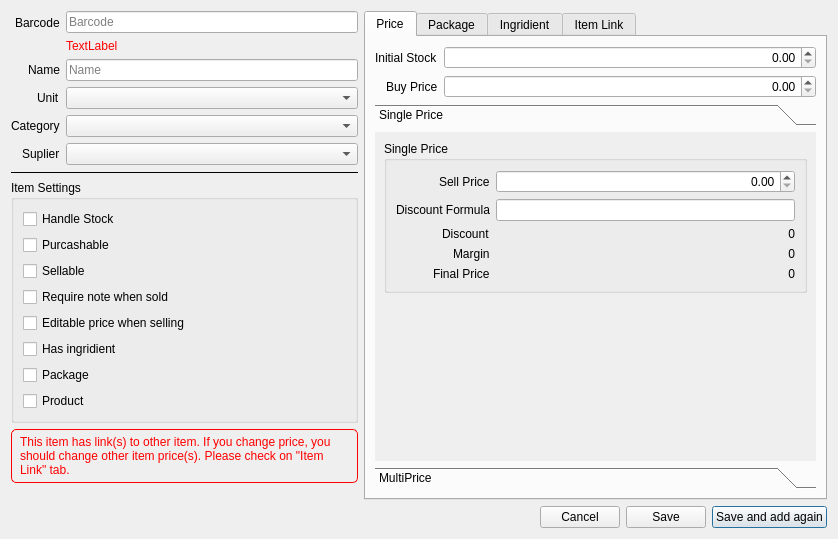
<?xml version="1.0" encoding="UTF-8"?>
<ui version="4.0">
 <class>AddItemDialog</class>
 <widget class="QDialog" name="AddItemDialog">
  <property name="geometry">
   <rect>
    <x>0</x>
    <y>0</y>
    <width>838</width>
    <height>539</height>
   </rect>
  </property>
  <property name="windowTitle">
   <string>Dialog</string>
  </property>
  <property name="modal">
   <bool>true</bool>
  </property>
  <layout class="QVBoxLayout" name="verticalLayout">
   <item>
    <layout class="QHBoxLayout" name="horizontalLayout_2" stretch="3,4">
     <property name="leftMargin">
      <number>0</number>
     </property>
     <property name="topMargin">
      <number>0</number>
     </property>
     <property name="rightMargin">
      <number>0</number>
     </property>
     <item>
      <layout class="QVBoxLayout" name="verticalLayout_6">
       <property name="leftMargin">
        <number>0</number>
       </property>
       <property name="bottomMargin">
        <number>0</number>
       </property>
       <item>
        <layout class="QFormLayout" name="formLayout">
         <property name="labelAlignment">
          <set>Qt::AlignRight|Qt::AlignTrailing|Qt::AlignVCenter</set>
         </property>
         <item row="0" column="0">
          <widget class="QLabel" name="label">
           <property name="text">
            <string>Barcode</string>
           </property>
          </widget>
         </item>
         <item row="0" column="1">
          <layout class="QVBoxLayout" name="verticalLayout_2">
           <property name="bottomMargin">
            <number>0</number>
           </property>
           <item>
            <widget class="QLineEdit" name="lineBarcode">
             <property name="placeholderText">
              <string>Barcode</string>
             </property>
            </widget>
           </item>
           <item>
            <widget class="QLabel" name="labelError">
             <property name="styleSheet">
              <string notr="true">color: red; font-size: 12px;</string>
             </property>
             <property name="text">
              <string>TextLabel</string>
             </property>
            </widget>
           </item>
          </layout>
         </item>
         <item row="1" column="0">
          <widget class="QLabel" name="label_2">
           <property name="text">
            <string>Name</string>
           </property>
          </widget>
         </item>
         <item row="1" column="1">
          <widget class="QLineEdit" name="lineName">
           <property name="placeholderText">
            <string>Name</string>
           </property>
          </widget>
         </item>
         <item row="2" column="0">
          <widget class="QLabel" name="label_5">
           <property name="text">
            <string>Unit</string>
           </property>
          </widget>
         </item>
         <item row="2" column="1">
          <widget class="QComboBox" name="comboUnit"/>
         </item>
         <item row="3" column="0">
          <widget class="QLabel" name="label_3">
           <property name="text">
            <string>Category</string>
           </property>
          </widget>
         </item>
         <item row="3" column="1">
          <widget class="QComboBox" name="comboCategory"/>
         </item>
         <item row="4" column="0">
          <widget class="QLabel" name="label_4">
           <property name="text">
            <string>Suplier</string>
           </property>
          </widget>
         </item>
         <item row="4" column="1">
          <widget class="QComboBox" name="comboSuplier"/>
         </item>
        </layout>
       </item>
       <item>
        <widget class="Line" name="line">
         <property name="frameShadow">
          <enum>QFrame::Plain</enum>
         </property>
         <property name="orientation">
          <enum>Qt::Horizontal</enum>
         </property>
        </widget>
       </item>
       <item>
        <widget class="QGroupBox" name="groupBox_2">
         <property name="title">
          <string>Item Settings</string>
         </property>
         <layout class="QVBoxLayout" name="verticalLayout_7">
          <item>
           <widget class="QCheckBox" name="checkStock">
            <property name="text">
             <string>Handle Stock</string>
            </property>
           </widget>
          </item>
          <item>
           <widget class="QCheckBox" name="checkPurchase">
            <property name="text">
             <string>Purcashable</string>
            </property>
           </widget>
          </item>
          <item>
           <widget class="QCheckBox" name="checkSell">
            <property name="text">
             <string>Sellable</string>
            </property>
           </widget>
          </item>
          <item>
           <widget class="QCheckBox" name="checkNote">
            <property name="text">
             <string>Require note when sold</string>
            </property>
           </widget>
          </item>
          <item>
           <widget class="QCheckBox" name="checkEditPrice">
            <property name="text">
             <string>Editable price when selling</string>
            </property>
           </widget>
          </item>
          <item>
           <widget class="QCheckBox" name="checkIngridient">
            <property name="text">
             <string>Has ingridient</string>
            </property>
           </widget>
          </item>
          <item>
           <widget class="QCheckBox" name="checkPackage">
            <property name="text">
             <string>Package</string>
            </property>
           </widget>
          </item>
          <item>
           <widget class="QCheckBox" name="checkProduct">
            <property name="text">
             <string>Product</string>
            </property>
           </widget>
          </item>
         </layout>
        </widget>
       </item>
       <item>
        <widget class="QLabel" name="labelWarningItemLink">
         <property name="styleSheet">
          <string notr="true">color: red; border: 1px solid red; padding: 5px; border-radius: 5px;</string>
         </property>
         <property name="text">
          <string>This item has link(s) to other item. If you change price, you should change other item price(s). Please check on &quot;Item Link&quot; tab.</string>
         </property>
         <property name="wordWrap">
          <bool>true</bool>
         </property>
        </widget>
       </item>
       <item>
        <spacer name="verticalSpacer">
         <property name="orientation">
          <enum>Qt::Vertical</enum>
         </property>
         <property name="sizeHint" stdset="0">
          <size>
           <width>20</width>
           <height>40</height>
          </size>
         </property>
        </spacer>
       </item>
      </layout>
     </item>
     <item>
      <widget class="QTabWidget" name="tabWidget">
       <property name="tabPosition">
        <enum>QTabWidget::North</enum>
       </property>
       <property name="currentIndex">
        <number>0</number>
       </property>
       <widget class="QWidget" name="price">
        <attribute name="title">
         <string>Price</string>
        </attribute>
        <layout class="QVBoxLayout" name="verticalLayout_3">
         <item>
          <layout class="QFormLayout" name="formLayout_2">
           <property name="labelAlignment">
            <set>Qt::AlignRight|Qt::AlignTrailing|Qt::AlignVCenter</set>
           </property>
           <item row="1" column="0">
            <widget class="QLabel" name="label_6">
             <property name="text">
              <string>Buy Price</string>
             </property>
            </widget>
           </item>
           <item row="1" column="1">
            <widget class="QDoubleSpinBox" name="doubleBuyPrice">
             <property name="alignment">
              <set>Qt::AlignRight|Qt::AlignTrailing|Qt::AlignVCenter</set>
             </property>
             <property name="maximum">
              <double>100000000.000000000000000</double>
             </property>
            </widget>
           </item>
           <item row="0" column="0">
            <widget class="QLabel" name="labelStock">
             <property name="text">
              <string>Initial Stock</string>
             </property>
            </widget>
           </item>
           <item row="0" column="1">
            <widget class="QDoubleSpinBox" name="doubleStock">
             <property name="alignment">
              <set>Qt::AlignRight|Qt::AlignTrailing|Qt::AlignVCenter</set>
             </property>
             <property name="maximum">
              <double>1000000.000000000000000</double>
             </property>
            </widget>
           </item>
          </layout>
         </item>
         <item>
          <widget class="QToolBox" name="toolBoxPrice">
           <property name="currentIndex">
            <number>0</number>
           </property>
           <widget class="QWidget" name="pageSinglePrice">
            <property name="geometry">
             <rect>
              <x>0</x>
              <y>0</y>
              <width>442</width>
              <height>327</height>
             </rect>
            </property>
            <attribute name="label">
             <string>Single Price</string>
            </attribute>
            <layout class="QVBoxLayout" name="verticalLayout_5">
             <item>
              <widget class="QGroupBox" name="groupSinglePrice">
               <property name="title">
                <string>Single Price</string>
               </property>
               <layout class="QFormLayout" name="formLayout_5">
                <property name="labelAlignment">
                 <set>Qt::AlignRight|Qt::AlignTrailing|Qt::AlignVCenter</set>
                </property>
                <item row="4" column="1">
                 <widget class="QLabel" name="labelFinalPrice">
                  <property name="text">
                   <string>0</string>
                  </property>
                  <property name="alignment">
                   <set>Qt::AlignRight|Qt::AlignTrailing|Qt::AlignVCenter</set>
                  </property>
                 </widget>
                </item>
                <item row="4" column="0">
                 <widget class="QLabel" name="label_22">
                  <property name="text">
                   <string>Final Price</string>
                  </property>
                 </widget>
                </item>
                <item row="2" column="1">
                 <widget class="QLabel" name="labelPriceDiscount">
                  <property name="text">
                   <string>0</string>
                  </property>
                  <property name="alignment">
                   <set>Qt::AlignRight|Qt::AlignTrailing|Qt::AlignVCenter</set>
                  </property>
                 </widget>
                </item>
                <item row="2" column="0">
                 <widget class="QLabel" name="label_21">
                  <property name="text">
                   <string>Discount</string>
                  </property>
                 </widget>
                </item>
                <item row="1" column="1">
                 <widget class="QLineEdit" name="lineDiscountFormula"/>
                </item>
                <item row="1" column="0">
                 <widget class="QLabel" name="label_20">
                  <property name="text">
                   <string>Discount Formula</string>
                  </property>
                 </widget>
                </item>
                <item row="0" column="1">
                 <widget class="QDoubleSpinBox" name="doubleSellPrice">
                  <property name="alignment">
                   <set>Qt::AlignRight|Qt::AlignTrailing|Qt::AlignVCenter</set>
                  </property>
                  <property name="maximum">
                   <double>100000000.000000000000000</double>
                  </property>
                 </widget>
                </item>
                <item row="0" column="0">
                 <widget class="QLabel" name="label_7">
                  <property name="text">
                   <string>Sell Price</string>
                  </property>
                 </widget>
                </item>
                <item row="3" column="0">
                 <widget class="QLabel" name="label_13">
                  <property name="text">
                   <string>Margin</string>
                  </property>
                 </widget>
                </item>
                <item row="3" column="1">
                 <widget class="QLabel" name="labelPriceMargin">
                  <property name="text">
                   <string>0</string>
                  </property>
                  <property name="alignment">
                   <set>Qt::AlignRight|Qt::AlignTrailing|Qt::AlignVCenter</set>
                  </property>
                 </widget>
                </item>
               </layout>
              </widget>
             </item>
             <item>
              <spacer name="verticalSpacer_3">
               <property name="orientation">
                <enum>Qt::Vertical</enum>
               </property>
               <property name="sizeHint" stdset="0">
                <size>
                 <width>20</width>
                 <height>131</height>
                </size>
               </property>
              </spacer>
             </item>
            </layout>
            <zorder>groupSinglePrice</zorder>
            <zorder>verticalSpacer_3</zorder>
           </widget>
           <widget class="QWidget" name="pageMultiPrice">
            <property name="geometry">
             <rect>
              <x>0</x>
              <y>0</y>
              <width>442</width>
              <height>329</height>
             </rect>
            </property>
            <attribute name="label">
             <string>MultiPrice</string>
            </attribute>
            <layout class="QVBoxLayout" name="verticalLayout_10">
             <item>
              <widget class="QGroupBox" name="groupMultiPrice">
               <property name="title">
                <string>Multi Price</string>
               </property>
               <property name="checkable">
                <bool>true</bool>
               </property>
               <property name="checked">
                <bool>false</bool>
               </property>
               <layout class="QVBoxLayout" name="verticalLayout_4">
                <item>
                 <widget class="LibGUI::TableWidget" name="tablePrice" native="true"/>
                </item>
               </layout>
              </widget>
             </item>
            </layout>
           </widget>
          </widget>
         </item>
        </layout>
       </widget>
       <widget class="QWidget" name="package">
        <attribute name="title">
         <string>Package</string>
        </attribute>
        <layout class="QVBoxLayout" name="verticalLayout_8">
         <item>
          <widget class="QLabel" name="label_8">
           <property name="text">
            <string>This package contain this items</string>
           </property>
          </widget>
         </item>
         <item>
          <layout class="QFormLayout" name="formLayout_3">
           <property name="labelAlignment">
            <set>Qt::AlignRight|Qt::AlignTrailing|Qt::AlignVCenter</set>
           </property>
           <item row="0" column="0">
            <widget class="QLabel" name="label_9">
             <property name="text">
              <string>Item</string>
             </property>
            </widget>
           </item>
           <item row="0" column="1">
            <layout class="QHBoxLayout" name="horizontalLayout_3">
             <property name="bottomMargin">
              <number>0</number>
             </property>
             <item>
              <widget class="QLineEdit" name="linePackageItem">
               <property name="readOnly">
                <bool>true</bool>
               </property>
              </widget>
             </item>
             <item>
              <widget class="QPushButton" name="pushPackageItem">
               <property name="text">
                <string/>
               </property>
               <property name="icon">
                <iconset resource="../../sultan/sultan.qrc">
                 <normaloff>:/images/16x16/blue-document-search-result.png</normaloff>:/images/16x16/blue-document-search-result.png</iconset>
               </property>
               <property name="autoDefault">
                <bool>false</bool>
               </property>
              </widget>
             </item>
            </layout>
           </item>
           <item row="1" column="1">
            <widget class="QLabel" name="labelPackageName">
             <property name="text">
              <string/>
             </property>
            </widget>
           </item>
           <item row="2" column="0">
            <widget class="QLabel" name="label_10">
             <property name="text">
              <string>Quantity</string>
             </property>
            </widget>
           </item>
           <item row="2" column="1">
            <widget class="QDoubleSpinBox" name="doublePackageQty">
             <property name="alignment">
              <set>Qt::AlignRight|Qt::AlignTrailing|Qt::AlignVCenter</set>
             </property>
             <property name="maximum">
              <double>1000000.000000000000000</double>
             </property>
             <property name="value">
              <double>1.000000000000000</double>
             </property>
            </widget>
           </item>
           <item row="3" column="0">
            <widget class="QLabel" name="label_12">
             <property name="text">
              <string>Package Price</string>
             </property>
            </widget>
           </item>
           <item row="3" column="1">
            <widget class="QLabel" name="labelPackagePrice">
             <property name="text">
              <string>0</string>
             </property>
             <property name="alignment">
              <set>Qt::AlignRight|Qt::AlignTrailing|Qt::AlignVCenter</set>
             </property>
            </widget>
           </item>
          </layout>
         </item>
         <item>
          <spacer name="verticalSpacer_2">
           <property name="orientation">
            <enum>Qt::Vertical</enum>
           </property>
           <property name="sizeHint" stdset="0">
            <size>
             <width>20</width>
             <height>40</height>
            </size>
           </property>
          </spacer>
         </item>
        </layout>
       </widget>
       <widget class="QWidget" name="ingridient">
        <attribute name="title">
         <string>Ingridient</string>
        </attribute>
        <layout class="QVBoxLayout" name="verticalLayout_9">
         <item>
          <widget class="LibGUI::TableWidget" name="widget" native="true"/>
         </item>
         <item>
          <widget class="Line" name="line_2">
           <property name="frameShadow">
            <enum>QFrame::Plain</enum>
           </property>
           <property name="orientation">
            <enum>Qt::Horizontal</enum>
           </property>
          </widget>
         </item>
         <item>
          <layout class="QFormLayout" name="formLayout_4">
           <item row="0" column="0">
            <widget class="QLabel" name="label_16">
             <property name="text">
              <string>Buy Price</string>
             </property>
            </widget>
           </item>
           <item row="1" column="0">
            <widget class="QLabel" name="label_17">
             <property name="text">
              <string>Sell Price</string>
             </property>
            </widget>
           </item>
           <item row="0" column="1">
            <widget class="QLabel" name="labelIngridientPrice">
             <property name="text">
              <string>0</string>
             </property>
             <property name="alignment">
              <set>Qt::AlignRight|Qt::AlignTrailing|Qt::AlignVCenter</set>
             </property>
            </widget>
           </item>
           <item row="1" column="1">
            <widget class="QLabel" name="labelIngridientSellPrice">
             <property name="text">
              <string>0</string>
             </property>
             <property name="alignment">
              <set>Qt::AlignRight|Qt::AlignTrailing|Qt::AlignVCenter</set>
             </property>
            </widget>
           </item>
          </layout>
         </item>
        </layout>
       </widget>
       <widget class="QWidget" name="itemlink">
        <attribute name="title">
         <string>Item Link</string>
        </attribute>
       </widget>
      </widget>
     </item>
    </layout>
   </item>
   <item>
    <layout class="QHBoxLayout" name="horizontalLayout">
     <item>
      <spacer name="horizontalSpacer">
       <property name="orientation">
        <enum>Qt::Horizontal</enum>
       </property>
       <property name="sizeHint" stdset="0">
        <size>
         <width>40</width>
         <height>20</height>
        </size>
       </property>
      </spacer>
     </item>
     <item>
      <widget class="QPushButton" name="pushCancel">
       <property name="text">
        <string>Cancel</string>
       </property>
       <property name="autoDefault">
        <bool>false</bool>
       </property>
      </widget>
     </item>
     <item>
      <widget class="QPushButton" name="pushSave">
       <property name="text">
        <string>Save</string>
       </property>
       <property name="autoDefault">
        <bool>false</bool>
       </property>
      </widget>
     </item>
     <item>
      <widget class="QPushButton" name="pushSaveAgain">
       <property name="text">
        <string>Save and add again</string>
       </property>
       <property name="default">
        <bool>false</bool>
       </property>
      </widget>
     </item>
    </layout>
   </item>
  </layout>
 </widget>
 <customwidgets>
  <customwidget>
   <class>LibGUI::TableWidget</class>
   <extends>QWidget</extends>
   <header location="global">tablewidget.h</header>
   <container>1</container>
  </customwidget>
 </customwidgets>
 <tabstops>
  <tabstop>lineBarcode</tabstop>
  <tabstop>lineName</tabstop>
  <tabstop>comboUnit</tabstop>
  <tabstop>comboCategory</tabstop>
  <tabstop>comboSuplier</tabstop>
  <tabstop>doubleStock</tabstop>
  <tabstop>doubleBuyPrice</tabstop>
  <tabstop>doubleSellPrice</tabstop>
  <tabstop>lineDiscountFormula</tabstop>
  <tabstop>pushSaveAgain</tabstop>
  <tabstop>pushSave</tabstop>
  <tabstop>pushCancel</tabstop>
  <tabstop>checkStock</tabstop>
  <tabstop>checkPurchase</tabstop>
  <tabstop>checkSell</tabstop>
  <tabstop>checkNote</tabstop>
  <tabstop>checkEditPrice</tabstop>
  <tabstop>checkIngridient</tabstop>
  <tabstop>checkPackage</tabstop>
  <tabstop>checkProduct</tabstop>
  <tabstop>groupMultiPrice</tabstop>
  <tabstop>linePackageItem</tabstop>
  <tabstop>pushPackageItem</tabstop>
  <tabstop>doublePackageQty</tabstop>
  <tabstop>tabWidget</tabstop>
 </tabstops>
 <resources>
  <include location="../../sultan/sultan.qrc"/>
 </resources>
 <connections>
  <connection>
   <sender>pushCancel</sender>
   <signal>clicked()</signal>
   <receiver>AddItemDialog</receiver>
   <slot>hide()</slot>
   <hints>
    <hint type="sourcelabel">
     <x>181</x>
     <y>266</y>
    </hint>
    <hint type="destinationlabel">
     <x>235</x>
     <y>147</y>
    </hint>
   </hints>
  </connection>
 </connections>
</ui>
